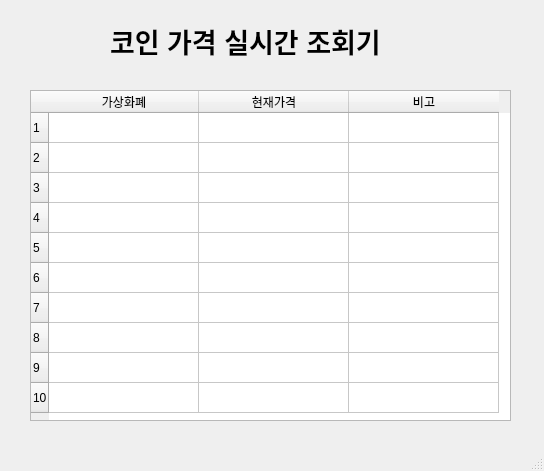
<?xml version="1.0" encoding="UTF-8"?>
<ui version="4.0">
 <class>MainWindow</class>
 <widget class="QMainWindow" name="MainWindow">
  <property name="geometry">
   <rect>
    <x>0</x>
    <y>0</y>
    <width>544</width>
    <height>471</height>
   </rect>
  </property>
  <property name="windowTitle">
   <string>MainWindow</string>
  </property>
  <property name="styleSheet">
   <string notr="true">background-color: qconicalgradient(cx:0.5, cy:0.5, angle:0, stop:0 rgba(35, 40, 3, 255), stop:0.16 rgba(136, 106, 22, 255), stop:0.225 rgba(166, 140, 41, 255), stop:0.285 rgba(204, 181, 74, 255), stop:0.345 rgba(235, 219, 102, 255), stop:0.415 rgba(245, 236, 112, 255), stop:0.52 rgba(209, 190, 76, 255), stop:0.57 rgba(187, 156, 51, 255), stop:0.635 rgba(168, 142, 42, 255), stop:0.695 rgba(202, 174, 68, 255), stop:0.75 rgba(218, 202, 86, 255), stop:0.815 rgba(208, 187, 73, 255), stop:0.88 rgba(187, 156, 51, 255), stop:0.935 rgba(137, 108, 26, 255), stop:1 rgba(35, 40, 3, 255));</string>
  </property>
  <widget class="QWidget" name="centralwidget">
   <widget class="QLabel" name="label_2">
    <property name="geometry">
     <rect>
      <x>110</x>
      <y>20</y>
      <width>331</width>
      <height>41</height>
     </rect>
    </property>
    <property name="font">
     <font>
      <family>Arial</family>
      <pointsize>20</pointsize>
      <weight>75</weight>
      <bold>true</bold>
     </font>
    </property>
    <property name="text">
     <string>코인 가격 실시간 조회기</string>
    </property>
   </widget>
   <widget class="QTableWidget" name="tableWidget">
    <property name="geometry">
     <rect>
      <x>30</x>
      <y>90</y>
      <width>481</width>
      <height>331</height>
     </rect>
    </property>
    <property name="rowCount">
     <number>10</number>
    </property>
    <attribute name="horizontalHeaderDefaultSectionSize">
     <number>150</number>
    </attribute>
    <attribute name="horizontalHeaderMinimumSectionSize">
     <number>50</number>
    </attribute>
    <row/>
    <row/>
    <row/>
    <row/>
    <row/>
    <row/>
    <row/>
    <row/>
    <row/>
    <row/>
    <column>
     <property name="text">
      <string>가상화폐</string>
     </property>
    </column>
    <column>
     <property name="text">
      <string>현재가격</string>
     </property>
    </column>
    <column>
     <property name="text">
      <string>비고</string>
     </property>
    </column>
   </widget>
  </widget>
  <widget class="QMenuBar" name="menubar">
   <property name="geometry">
    <rect>
     <x>0</x>
     <y>0</y>
     <width>544</width>
     <height>21</height>
    </rect>
   </property>
  </widget>
  <widget class="QStatusBar" name="statusbar"/>
 </widget>
 <resources/>
 <connections/>
</ui>
